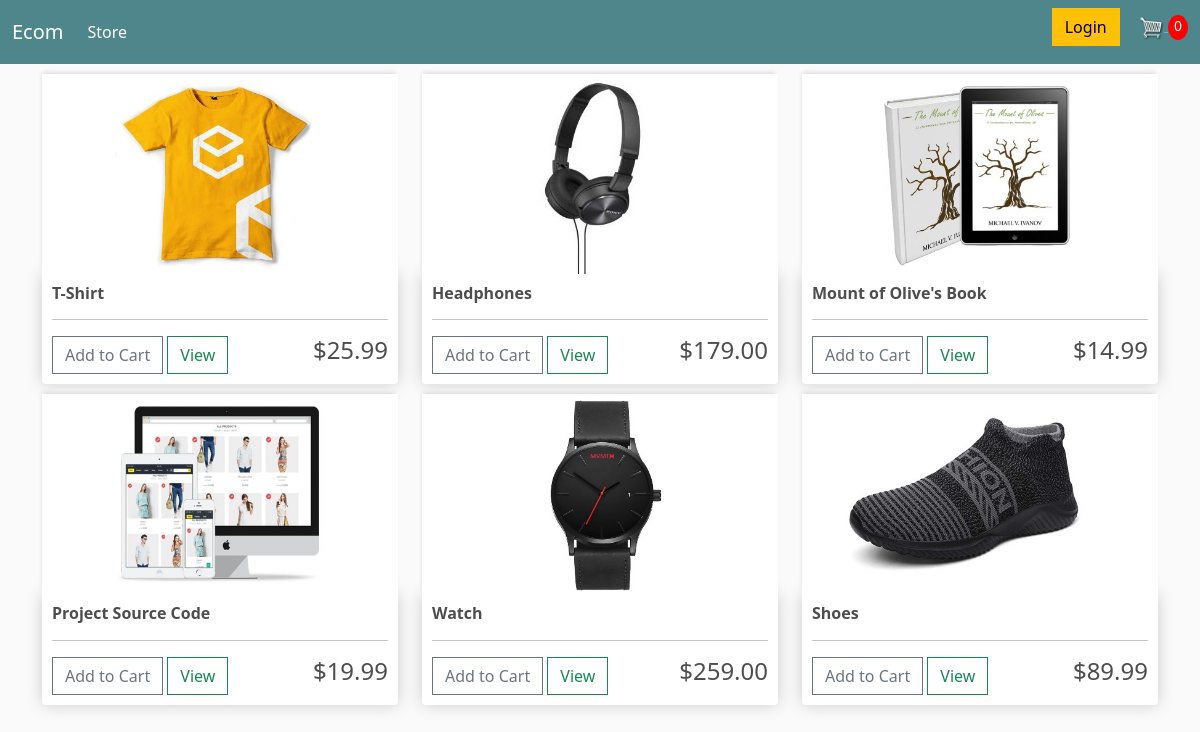
The page / on the database its author committed.
### store/models.py (models this page shows, shortened)
class Product(models.Model):
    name = models.CharField(max_length=200, null=True)
    price = models.DecimalField(max_digits=7, decimal_places=2)
    digital = models.BooleanField(default=False, null=True, blank=False)
    image = models.ImageField(null=True, blank=True)
    def imageURL(self):
        try:
            url = self.image.url
        except:
            url = ''
        return url

### store/views.py (the view)
# urls.py: path('', include('store.urls'))
def store(request):
    data = cartData(request)
    cartItems = data['cartItems']
    products = Product.objects.all()
    context = {'products': products, 'cartItems': cartItems}
    return render(request, 'store/store.html', context)

### store/utils.py (called while the page is built, shortened)
def cookieCart(request):
    try:
        cart = json.loads(request.COOKIES['cart'])
    except:
        cart = {}
    items = []
    order = {'get_cart_total': 0, 'get_cart_items': 0, 'shipping': False}
    cartItems = order['get_cart_items']
    return {'items': items, 'order': order, 'cartItems': cartItems}

def cartData(request):
    if request.user.is_authenticated:
        customer = request.user.customer
        order, created = Order.objects.get_or_create(customer=customer, complete=False)
        items = order.orderitem_set.all()
        cartItems = order.get_cart_items
    else:
        cookieData = cookieCart(request)
        items = cookieData['items']
        cartItems = cookieData['cartItems']
        order = cookieData['order']
    return {'cartItems': cartItems, 'items': items, 'order': order}

### store/templates/store/store.html
{% extends 'store/main.html' %}
{% load static %}
{% block content %}
    <div class="row">
        {% for product in products %}
        <div class="col-lg-4">
            <img class="thumbnail" src="{{ product.imageURL }}">
            <div class="box-element product">
                <h6><strong>{{ product.name }}</strong></h6>
                <hr>
                <button data-product="{{ product.id }}" data-action="add" class="btn btn-outline-secondary add-btn update-cart">Add to Cart</button>
                <a href="#" class="btn btn-outline-success">View</a>
                <h4 style="display: block;float: right">${{ product.price|floatformat:2 }}</h4>
            </div>
        </div>
        {% endfor %}
    </div>
{% endblock content %}

### store/templates/store/main.html (shortened to what this page needs)
<!doctype html>
{% load static %}
<html lang="en">
<head>
    <link href="https://cdn.jsdelivr.net/npm/bootstrap@5.3.0-alpha3/dist/css/bootstrap.min.css" rel="stylesheet">
    <link rel="stylesheet" type='text/css' href="{% static 'css/main.css' %}">
</head>
<body>
<nav class="navbar navbar-expand-lg bg-body-tertiary bg-dark" data-bs-theme="dark">
    <div class="container-fluid">
        <a class="navbar-brand" href="{% url 'store' %}">Ecom</a>
        <div class="collapse navbar-collapse" id="navbarSupportedContent">
            <ul class="navbar-nav me-auto mb-2 mb-lg-0">
                <li class="nav-item">
                    <a class="nav-link active" aria-current="page" href="{% url 'store' %}">Store</a>
                </li>
            </ul>
            <div class="form-inline my-2 my-lg-0">
                <a href="#" class="btn btn-warning">Login</a>
                <a href="{% url 'cart' %}">
                    <img id="cart-icon" src="{% static 'images/cart.png' %}">
                </a>
                <p id="cart-total">{{ cartItems }}</p>
            </div>
        </div>
    </div>
</nav>
    <div class="container">
        {% block content %}
        {% endblock content %}
    </div>
</body>
</html>

### static/css/main.css (style rules this page uses)
body { background-color: hsl(0, 0%, 98%); }
h1,h2,h3,h4,h5,h6 { color:hsl(0, 0%, 30%); }
.box-element { box-shadow:hsl(0, 0%, 80%) 0 0 16px; background-color: #fff; border-radius: 4px; padding: 10px; }
.thumbnail { width: 100%; height: 200px; -webkit-box-shadow: -1px -3px 5px -2px rgba(214,214,214,1); -moz-box-shadow: -1px -3px 5px -2px rgba(214,214,214,1); box-shadow: -1px -3px 5px -2px rgba(214,214,214,1); }
.product { border-radius: 0 0 4px 4px; }
.bg-dark { background-color: #4f868c!important; }
#cart-icon { width:25px; display: inline-block; margin-left: 15px; }
#cart-total { display: inline-block; text-align: center; color:#fff; background-color: red; width: 20px; height: 25px; border-radius: 50%; font-size: 14px; }
.col-lg-4, .col-lg-6, .col-lg-8, .col-lg-12 { margin-top: 10px; }
.btn { border-radius: 0; }

### rows shown on the page
Product: imageURL (picture), name "T-Shirt", price "25.99"
Product: imageURL (picture), name "Headphones", price "179.00"
Product: imageURL (picture), name "Mount of Olive's Book", price "14.99"
Product: imageURL (picture), name "Project Source Code", price "19.99"
Product: imageURL (picture), name "Watch", price "259.00"
Product: imageURL (picture), name "Shoes", price "89.99"

### other values the page prints
{{ cartItems }} "0"
